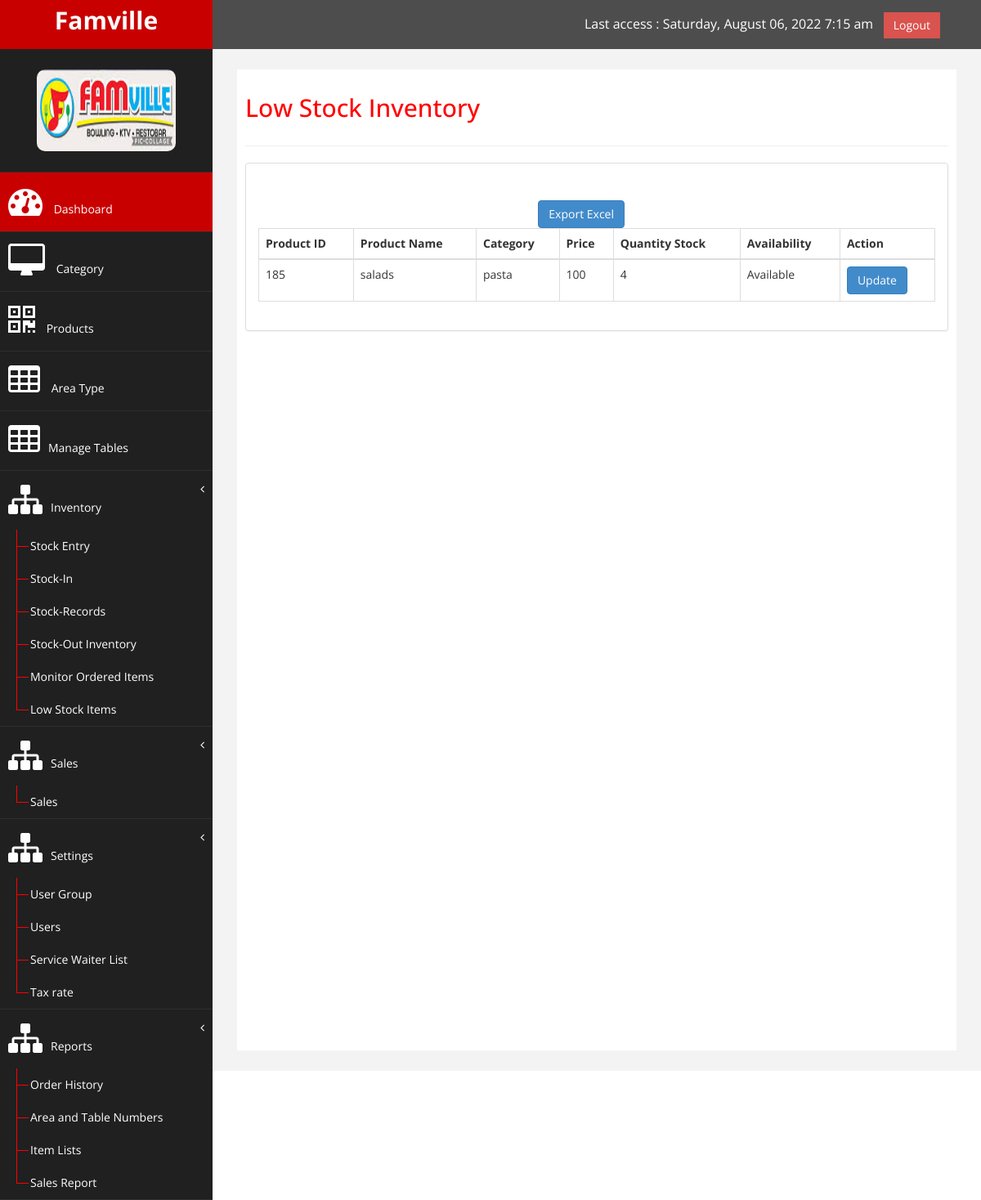
/index_admin.php?page=low_stock_items, run on the app's committed database.
### tables this page shows
CREATE TABLE `product` (
  `product_id` int(11) NOT NULL,
  `product_name` varchar(100) NOT NULL,
  `product_description` varchar(100) NOT NULL,
  `quantity` int(11) NOT NULL,
  `price` int(11) NOT NULL,
  `status_type_id` int(11) NOT NULL COMMENT 'Enabled; Disabled',
  `availability` varchar(100) NOT NULL COMMENT 'Available; Not-Available',
  `category_id` int(11) NOT NULL,
  `image` varchar(100) NOT NULL,
  `set_type_id` int(11) NOT NULL,
  `tuple_class_id` int(11) NOT NULL,
  `size_class_id` int(11) NOT NULL,
  `product_num_id` varchar(100) NOT NULL,
  `date_start` varchar(100) NOT NULL,
  `date_end` varchar(100) NOT NULL,
  `date_added` timestamp NOT NULL DEFAULT CURRENT_TIMESTAMP ON UPDATE CURRENT_TIMESTAMP
);

CREATE TABLE `category` (
  `category_id` int(11) NOT NULL,
  `category_type` varchar(100) NOT NULL,
  `category_description` varchar(100) NOT NULL,
  `image` varchar(100) NOT NULL
);

### index_admin.php (called while the page is built, shortened)
<?php
include('admin/header.php');
include('admin/side_bar.php');
if(isset($_GET['page'])){
    $page=$_GET['page'];
}else{
    $page='category';
}
include('admin/'.$page.'.php');
include('admin/footer.php');
?>

### admin/low_stock_items.php (the view, shortened to what this page needs)
        <div id="page-wrapper" >
            <div id="page-inner">
                <div class="row">
                    <div class="col-md-12">
                     <h2>Low Stock Inventory</h2>
                    </div>
                </div>
                 <hr />
            <div class="row">
                <div class="col-md-12">
                    <div class="panel panel-default">
                        <div class="panel-body">
                            <div class="table-responsive">
                                <table class="table table-striped table-bordered table-hover" id="dataTables-example">
                                    <thead>
                                        <tr>
                                            <th>Product ID</th>
                                            <th>Product Name</th>
                                            <th>Category</th>
                                            <th>Price</th>
                                            <th>Quantity Stock</th>
                                            <th>Availability</th>
                                            <th>Action</th>
                                        </tr>
                                    </thead>
                                    <button type="button" class="btn btn-primary" style="
    float: right;
    margin-top: 30px;
    /* margin-left: 170px; */
    margin-right: 380px;
">Export Excel</button>
                                    <tbody>
                                    <?php
                                    include('config.php');
                                    $sql='SELECT product.product_id, product.product_num_id, product.product_name, product.category_id, category.category_type, product.price, product.quantity, product.availability
                                        FROM product
                                        INNER JOIN category
                                        ON category.category_id=product.category_id
                                        WHERE product.quantity<=10';
                                    $qry=mysqli_query($CON, $sql) or die(mysqli_error($qry));
                                    while($row=mysqli_fetch_array($qry)){
                                        $product_id=$row['product_id'];
                                        $product_num_id=$row['product_num_id'];
                                        $product_name=$row['product_name'];
                                        $category_type=$row['category_type'];
                                        $price=$row['price'];
                                        $quantity=$row['quantity'];
                                        $availability=$row['availability'];
                                    ?>
                                        <tr class="odd gradeX">
                                            <td><?php echo $product_num_id; ?></td>
                                            <td><?php echo $product_name; ?></td>
                                            <td class="center"><?php echo $category_type; ?></td>
                                            <td class="center"><?php echo $price; ?></td>
                                            <td class="center"><?php echo $quantity; ?></td>
                                            <td class="center"><?php echo $availability; ?></td>
                                            <td class="center"><a href="<?php echo 'admin/stock_records_2.php?id='.$product_id; ?>" class="btn btn-primary">Update</a></td>
                                        </tr>
                                    <?php
                                    }
                                    ?>
                                    </tbody>
                                </table>
                            </div>
                        </div>
                    </div>
                </div>
            </div>
        </div>
    </div>
            </div>
</body>
</html>

### assets/css/custom.css (style rules this page uses)
body { font-family: 'Open Sans', sans-serif; }
#page-wrapper { padding: 15px 15px; min-height: 600px; background:#F3F3F3; }
#page-inner { width:100%; margin:10px 20px 10px 0px; background-color:#fff!important; padding:10px; min-height:1200px; }
h2 { color: #f00; }
@media (min-width:768px) { #page-wrapper { margin: 0 0 0 260px; padding: 15px 30px; min-height: 1200px; } }

### data on the page
product: product_num "185", product_name "salads", category.category_type "pasta", price "100", quantity "4", availability "Available"
